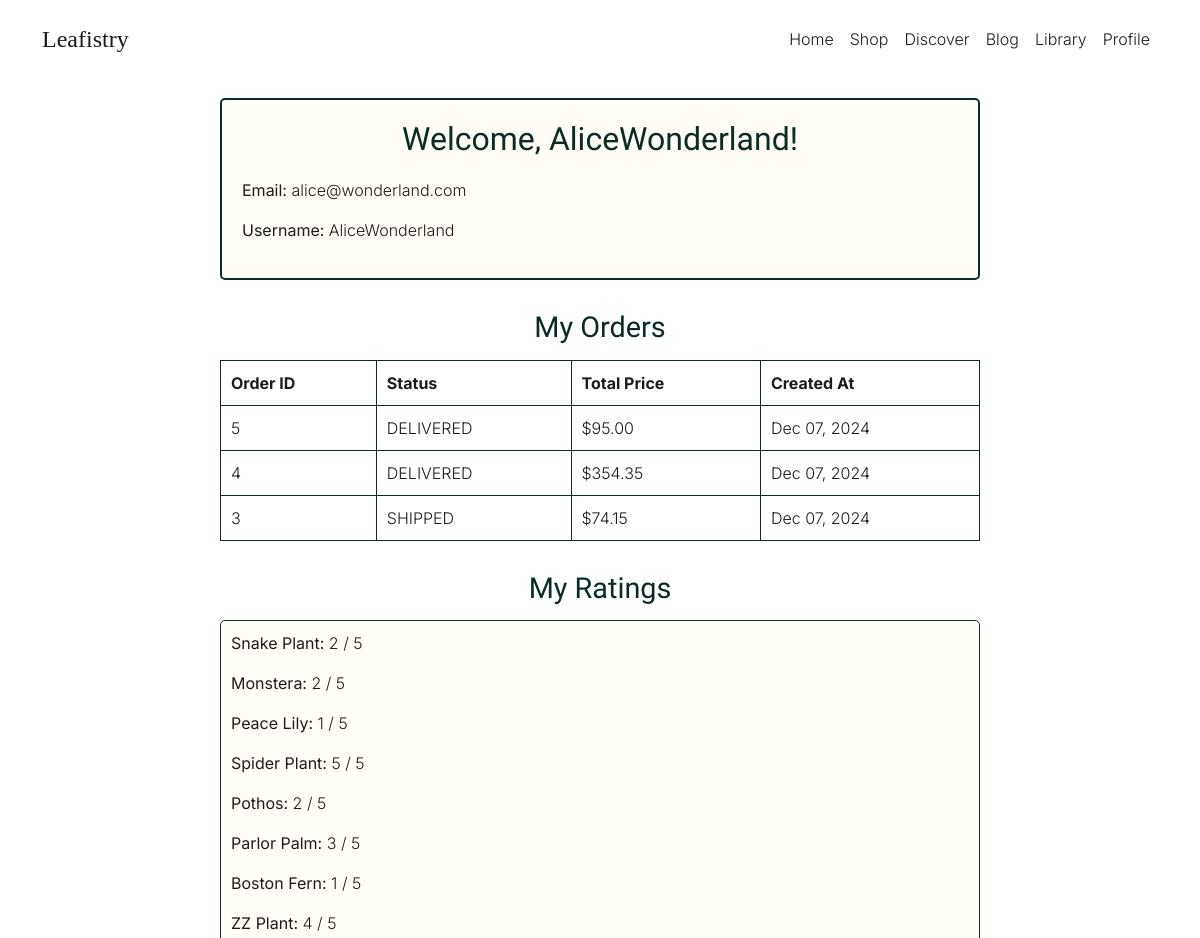
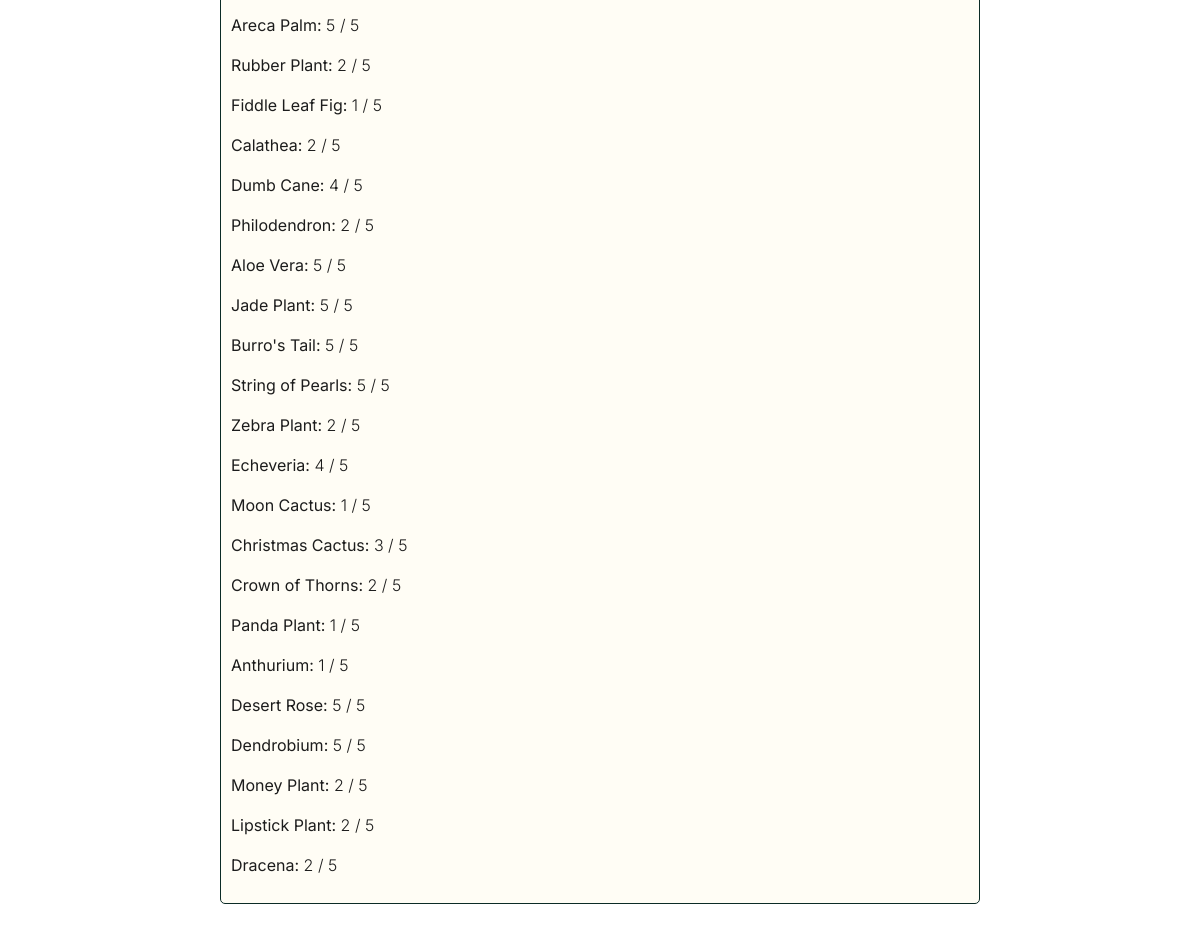
The app's page /profile (signed in) with its own data (2 pictures, top to bottom).
### home/models.py (models this page shows)
class User(AbstractUser):
    username = models.CharField(max_length=200, null=True, unique=True)
    name = models.CharField(max_length=200, null=True)
    email = models.EmailField(unique=True, null=True)

### shop/models.py (models this page shows, shortened)
class Order(models.Model):
    STATUS_CHOICES = [
        ('PENDING', 'Pending'),
        ('PROCESSING', 'Processing'),
        ('SHIPPED', 'Shipped'),
        ('DELIVERED', 'Delivered'),
        ('CANCELLED', 'Cancelled'),
    ]
    user = models.ForeignKey('home.User', on_delete=models.CASCADE)
    total_price = models.DecimalField(max_digits=10, decimal_places=2)
    status = models.CharField(max_length=50, choices=STATUS_CHOICES, default='PENDING')
    created_at = models.DateTimeField(auto_now_add=True)
    updated_at = models.DateTimeField(auto_now=True)

class Rating(models.Model):
    user = models.ForeignKey('home.User', on_delete=models.CASCADE)  # User who gave the rating
    plant = models.ForeignKey(Plant, on_delete=models.CASCADE)  # Plant being rated
    rating = models.PositiveIntegerField()  # Rating value (e.g., 1 to 5 stars)
    created_at = models.DateTimeField(auto_now_add=True)
    class Meta:
        unique_together = ('user', 'plant')  # Ensures one rating per user-plant pair

class Plant(models.Model):
    common_name = models.CharField(max_length=100)
    scientific_name = models.CharField(max_length=150)
    description = models.TextField(blank=True, null=True)
    image_path = models.CharField(max_length=255, blank=True, null=True)
    light_requirements = models.CharField(max_length=50)  # Low, Medium, High
    watering_frequency = models.CharField(max_length=50)  # Weekly, Bi-weekly, Monthly
    maintenance_level = models.CharField(max_length=50)  # Low, Medium, High
    growth_rate = models.CharField(max_length=50)  # Slow, Medium, Fast
    preferred_climate = models.CharField(max_length=50)  # Tropical, Arid, etc.
    plant_size = models.CharField(max_length=50)  # Small, Medium, Large
    allergy_concerns = models.BooleanField(default=False)  # Yes/No
    aesthetic_preference = models.CharField(max_length=50)  # Minimalist, Lush, Unique, etc.
    purpose = models.CharField(max_length=100)  # Decorative, Air Purification, etc.
    room_temperature = models.CharField(max_length=50)  # Cold, Cool, Moderate, etc.
    humidity_level = models.CharField(max_length=50)  # Low, Medium, High
    created_at = models.DateTimeField(auto_now_add=True)

### home/views.py (the view)
# urls.py: path('profile', views.profile, name='profile'),
@login_required(login_url='/login')
def profile(request):
    user = request.user
    orders = Order.objects.filter(user=user).order_by('-created_at')
    ratings = Rating.objects.filter(user=user)
    context = {
        'user': user,
        'orders': orders,
        'ratings': ratings,
    }
    return render(request, 'profile.html', context)

### templates/profile.html (shortened to what this page needs)
{% load static %}
<!DOCTYPE html>
<html lang="en">
  <head>
    <link
      href="https://cdn.jsdelivr.net/npm/bootstrap@5.3.3/dist/css/bootstrap.min.css"
      rel="stylesheet" />
    <link
      rel="stylesheet"
      href="https://cdn.jsdelivr.net/npm/bootstrap-icons@1.3.0/font/bootstrap-icons.css" />
    <link rel="stylesheet" href="{% static 'css/style.css' %}" />
  </head>
  <body>
    <nav class="navbar navbar-expand-lg">
      <div class="container">
        <a class="navbar-brand bodoni-moda-logo" href="#">Leafistry</a>
        <div
          class="collapse navbar-collapse justify-content-end"
          id="navbarNav">
          <ul class="navbar-nav">
            <li class="nav-item">
              <a class="nav-link" href="{% url 'home' %}">Home</a>
            </li>
            <li class="nav-item">
              <a class="nav-link" href="{% url 'shop' %}">Shop</a>
            </li>
            <li class="nav-item">
              <a class="nav-link" href="{% url 'discover' %}">Discover</a>
            </li>
            <li class="nav-item">
              <a class="nav-link" href="{% url 'blog' %}">Blog</a>
            </li>
            <li class="nav-item">
              <a class="nav-link" href="{% url 'library' %}">Library</a>
            </li>
            <li class="nav-item">
              <a class="nav-link" href="{% url 'profile' %}">Profile</a>
            </li>
          </ul>
        </div>
      </div>
    </nav>
    <div class="profile-container">
      <section class="personal-details">
        <h1>Welcome, {{user.username }}!</h1>
        <p><strong>Email:</strong> {{ user.email }}</p>
        <p><strong>Username:</strong> {{ user.username }}</p>
      </section>
      <section class="orders">
        <h2>My Orders</h2>
        {% if orders %}
        <table class="orders-table">
          <thead>
            <tr>
              <th>Order ID</th>
              <th>Status</th>
              <th>Total Price</th>
              <th>Created At</th>
            </tr>
          </thead>
          <tbody>
            {% for order in orders %}
            <tr>
              <td>{{ order.id }}</td>
              <td>{{ order.status }}</td>
              <td>${{ order.total_price }}</td>
              <td>{{ order.created_at|date:"M d, Y" }}</td>
            </tr>
            {% endfor %}
          </tbody>
        </table>
        {% else %}
        <p>No orders found.</p>
        {% endif %}
      </section>
      <section class="ratings">
        <h2>My Ratings</h2>
        {% if ratings %}
        <div class="ratings-list">
          {% for rating in ratings %}
          <p>
            <strong>{{ rating.plant.common_name }}:</strong>
            <span>{{ rating.rating }} / 5</span>
          </p>
          {% endfor %}
        </div>
        {% else %}
        <p>No ratings found.</p>
        {% endif %}
      </section>
    </div>
  </body>
</html>

### static/css/style.css (style rules this page uses)
:root { --phthalo-green: #0b2b26; --phthalo-green-light: #163832; --phthalo-green-dark: #051f20; --apple-green: #88b836; --apple-green-light: #b3d66b; --apple-green-lighter: #d7eaa0; --phthalo-green-dark: #001219; --milk: #fffdf5; --black: #1c1c1c; --red: #ff4d4d; }
* { margin: 0; padding: 0; box-sizing: border-box; }
body { min-height: 100vh; color: var(--black); font-family: "Inter", sans-serif; font-optical-sizing: auto; font-weight: 300; font-style: normal; }
h1 { font-size: 2rem; font-family: "Inter Tight", serif; font-optical-sizing: auto; font-weight: 200; font-style: normal; text-align: center; margin-bottom: 20px; color: var(--phthalo-green); }
h2 { font-size: 1.8rem; font-family: "Inter Tight", serif; font-optical-sizing: auto; font-weight: 200; font-style: normal; text-align: center; margin-bottom: 15px; color: var(--phthalo-green); }
.bodoni-moda-logo { font-family: "Bodoni Moda", serif; font-optical-sizing: auto; font-weight: 500; font-style: normal; }
.navbar { background-color: transparent; padding: 1rem 0.5rem; margin-top: 0px; transition: background-color 0.3s ease, box-shadow 0.3s ease; }
.navbar-brand { color: var(--black) !important; font-size: 1.5rem; }
.nav-link { color: var(--black) !important; transition: opacity 0.3s ease, color 0.3s ease; }
.profile-container { max-width: 800px; margin: 0 auto; padding: 20px; }
.personal-details { background-color: var(--milk); border: 2px solid var(--phthalo-green); padding: 20px; border-radius: 5px; box-shadow: 0 2px 4px var(--shadow); margin-bottom: 30px; }
.orders, .ratings { margin-bottom: 30px; }
.orders-table { width: 100%; border-collapse: collapse; }
.orders-table th, .orders-table td { padding: 10px; border: 1px solid var(--phthalo-green); }
.ratings-list { list-style: none; background-color: var(--milk); border: 1px solid var(--phthalo-green); padding: 10px; border-radius: 5px; box-shadow: 0 2px 4px var(--shadow); }

### records on screen
User: username "AliceWonderland", email "alice@wonderland.com"
Order: id "5", status "DELIVERED", total_price "95.00", created_at "Dec 07, 2024"
Order: id "4", status "DELIVERED", total_price "354.35", created_at "Dec 07, 2024"
Order: id "3", status "SHIPPED", total_price "74.15", created_at "Dec 07, 2024"
Rating: plant.common_name "Snake Plant", rating "2"
Rating: plant.common_name "Monstera", rating "2"
Rating: plant.common_name "Peace Lily", rating "1"
Rating: plant.common_name "Spider Plant", rating "5"
Rating: plant.common_name "Pothos", rating "2"
Rating: plant.common_name "Parlor Palm", rating "3"
Rating: plant.common_name "Boston Fern", rating "1"
Rating: plant.common_name "ZZ Plant", rating "4"
Rating: plant.common_name "Areca Palm", rating "5"
Rating: plant.common_name "Rubber Plant", rating "2"
Rating: plant.common_name "Fiddle Leaf Fig", rating "1"
Rating: plant.common_name "Calathea", rating "2"
Rating: plant.common_name "Dumb Cane", rating "4"
Rating: plant.common_name "Philodendron", rating "2"
Rating: plant.common_name "Aloe Vera", rating "5"
Rating: plant.common_name "Jade Plant", rating "5"
Rating: plant.common_name "Burro's Tail", rating "5"
Rating: plant.common_name "String of Pearls", rating "5"
Rating: plant.common_name "Zebra Plant", rating "2"
Rating: plant.common_name "Echeveria", rating "4"
Rating: plant.common_name "Moon Cactus", rating "1"
Rating: plant.common_name "Christmas Cactus", rating "3"
Rating: plant.common_name "Crown of Thorns", rating "2"
Rating: plant.common_name "Panda Plant", rating "1"
Rating: plant.common_name "Anthurium", rating "1"
Rating: plant.common_name "Desert Rose", rating "5"
Rating: plant.common_name "Dendrobium", rating "5"
Rating: plant.common_name "Money Plant", rating "2"
Rating: plant.common_name "Lipstick Plant", rating "2"
Rating: plant.common_name "Dracena", rating "2"
